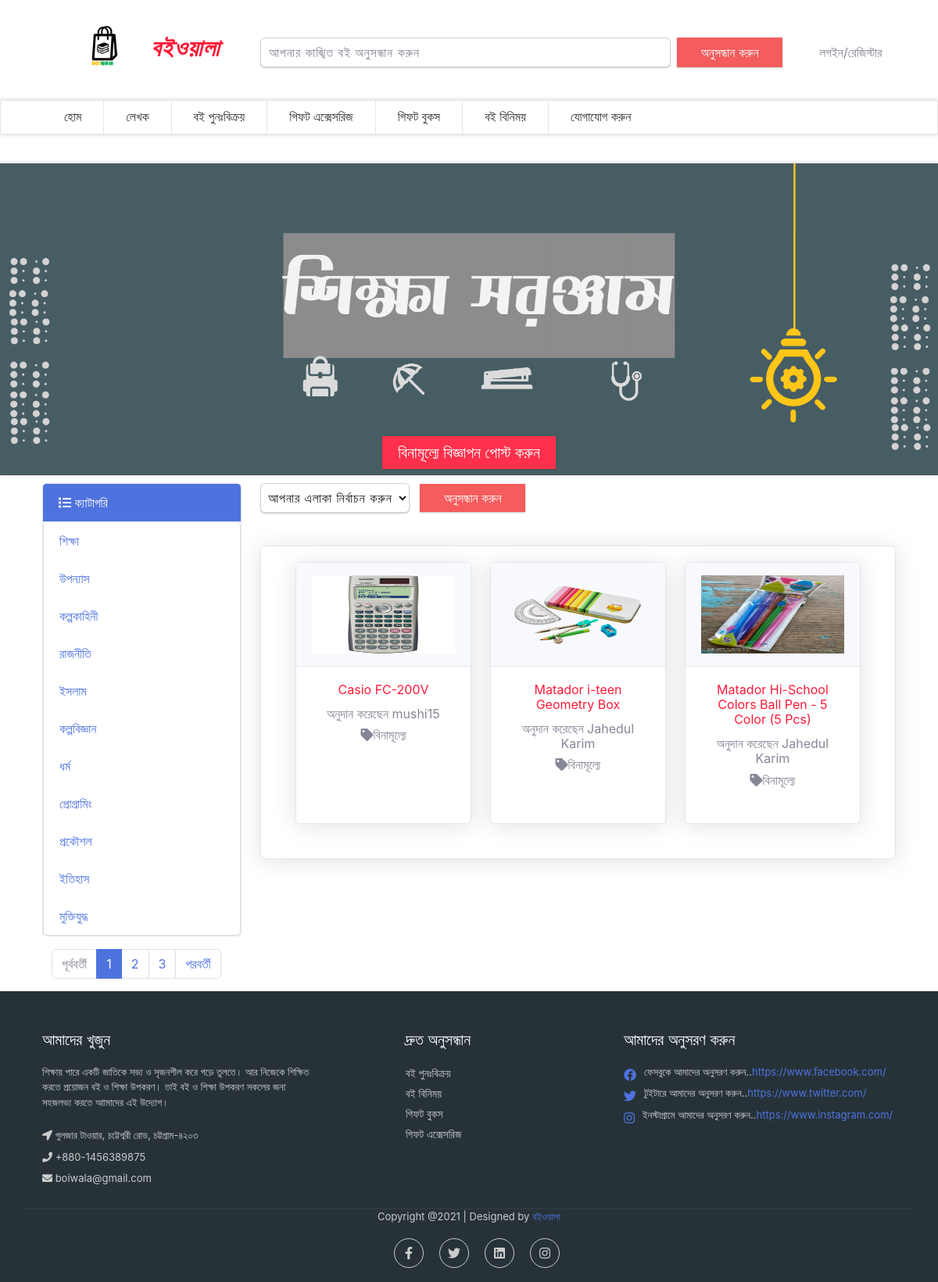
Screenshot of /accessories.php with the database file from the repository.
### tables this page shows
CREATE TABLE `category` (
  `cat_id` int(11) NOT NULL,
  `cat_name` varchar(255) NOT NULL
);

CREATE TABLE `accessories` (
  `ID` int(11) NOT NULL,
  `donor_Name` varchar(255) NOT NULL,
  `donor_mail` varchar(255) NOT NULL,
  `donor_phone` text NOT NULL,
  `donor_area` varchar(255) NOT NULL,
  `access_title` varchar(255) NOT NULL,
  `access_details` varchar(1000) NOT NULL,
  `category` int(11) NOT NULL,
  `price` text NOT NULL DEFAULT '\'\\\'বিনামূল্যে\\\'\'',
  `accessories_pic` text NOT NULL,
  `status` tinyint(1) NOT NULL DEFAULT 0
);

### accessories.php (the view, shortened to what this page needs)
<?php include 'includes/header.php'; ?>
<link rel="stylesheet" href="css/accessories.css">
<div class="main-banner banner text-center">
    <div class="container">
        <div class="post-ad">
            <a href="post-ad.php">বিনামূল্যে বিজ্ঞাপন পোস্ট করুন</a>
        </div>
    </div>
</div>
<div class="container">
    <div class="row">
        <div class="col-12 col-sm-3">
            <div class="card bg-light mb-3">
                <div class="card-header bg-primary text-white text-uppercase"><i class="fa fa-list"></i> ক্যাটাগরি
                </div>
                <ul class="list-group category_block">
                    <?php
                            $query = "SELECT * FROM category";
                            $selectCategory = mysqli_query($conn, $query);
                            while($row = mysqli_fetch_assoc($selectCategory)){
                              $cat_id   = $row['cat_id'];
                              $cat_name = $row['cat_name'];
                        ?>
                    <li class="list-group-item"><a href="?ref=<?php echo $cat_id; ?>"><?php echo $cat_name; ?></a></li>
                    <?php }
                            ?>
                </ul>
            </div>
        </div>
        <div class="col">
            <div class="row">
                <div class="area_search col-10 agileits_search">
                    <form class="form-inline" action="" method="POST">
                        <select class="form-control" name="area">
                            <option class="hidden" selected disabled>আপনার এলাকা নির্বাচন করুন</option>
                        </select>
                        <input type="submit" name="getArea" value="অনুসন্ধান করুন">
                    </form>
                </div>
            </div>
            <section>
                <div class="card shadow mb-3">
                    <div class="card-body">
                        <div class="container">
                            <div class="row">
                                <?php
                              if(isset($_GET['ref'])){
                                  $category = $_GET['ref'];
                                  $sql = "SELECT * FROM accessories WHERE category=$category AND status = 1";
                                  $searchByArea = mysqli_query($conn, $sql);
                                  while($row = mysqli_fetch_assoc($searchByArea)){
                                    $id           = $row['ID'];
                                    $access_name    = $row['access_title'];
                                    $donor_name     = $row['donor_Name'];
                                    $area         = $row['donor_area'];
                                    $price        = $row['price'];
                                    $cover        = $row['accessories_pic'];
                            ?>
                                <div class="col-md-4">
                                    <div class="card shadow mb-4">
                                        <div class="card-header py-3">
                                            <?php
                                                if(!empty($cover)){
                                                    ?>
                                            <a href="details-view.php?access=<?php echo $id; ?>" target="_blank"
                                                rel="noopener noreferrer"><img class="img-fluid" height="50px"
                                                    width="100px" src="img/accessories/<?php echo $cover; ?>"></a>
                                            <?php
                                                }
                                                else{
                                                    ?>
                                            <a href="details-view.php?access=<?php echo $id; ?>" target="_blank"
                                                rel="noopener noreferrer"><img class="img-fluid" src="img/book.jpg"></a>
                                            <?php
                                                }
                                            ?>
                                        </div>
                                        <div class="card-body">
                                            <a href="details-view.php?access=<?php echo $id; ?>">
                                                <h6 class="card-title text-center"><?php echo $access_name; ?></h6>
                                            </a>
                                            <h6 class="text-center"> অনুদান করেছেন<span
                                                    class="card-text"><?php echo $donor_name; ?></span></h6>
                                            <h6 class="text-center"><i class="fas fa-tag"></i><span
                                                    class="card-text"><?php echo $price; ?></span></h6>
                                        </div>
                                    </div>
                                </div>
                                <?php
                  }
                  ?>
                            </div>
                        </div>
                    </div>
                </div>
            </section>
        </div>
    </div>
</div>
<section>
    <div class="card shadow mb-4">
        <div class="card-body">
            <div class="container">
                <div class="row">
                    <?php
                    }else{
                            $sql = "SELECT * FROM accessories WHERE status = 1 ORDER BY ID DESC LIMIT 9";
                            $indexView = mysqli_query($conn, $sql);
                            while($row = mysqli_fetch_assoc($indexView) ){
                                $id           = $row['ID'];
                                $access_name    = $row['access_title'];
                                $donor_name     = $row['donor_Name'];
                                $price        = $row['price'];
                                $cover        = $row['accessories_pic'];
                        ?>
                    <div class="col-md-4">
                        <div class="card shadow mb-4">
                            <div class="card-header py-3">
                                <?php
                                            if(!empty($cover)){
                                                ?>
                                <a href="details-view.php?access=<?php echo $id; ?>" target="_blank"
                                    rel="noopener noreferrer"><img class="img-fluid" height="50px" width="100px"
                                        src="img/accessories/<?php echo $cover; ?>"></a>
                                <?php
                                            }
                                            else{
                                                ?>
                                <a href="details-view.php?access=<?php echo $id; ?>" target="_blank"
                                    rel="noopener noreferrer"><img class="img-fluid" src="img/book.jpg"></a>
                                <?php
                                            }
                                        ?>
                            </div>
                            <div class="card-body">
                                <a href="details-view.php?access=<?php echo $id; ?>">
                                    <h6 class="card-title text-center"><?php echo $access_name; ?></h6>
                                </a>
                                <h6 class="text-center">অনুদান করেছেন <span
                                        class="card-text"><?php echo $donor_name; ?></span></h6>
                                <h6 class="text-center"><i class="fas fa-tag"></i><span
                                        class="card-text"><?php echo $price; ?></span></h6>
                            </div>
                        </div>
                    </div>
                    <?php
                }
            ?>
                </div>
            </div>
        </div>
    </div>
</section>
<?php
            }
        ?>
</div>
</div>
<div class="col-12">
    <nav aria-label="...">
        <ul class="pagination">
            <li class="page-item disabled">
                <a class="page-link" href="#" tabindex="-1">পূর্ববর্তী</a>
            </li>
            <li class="page-item active"><a class="page-link" href="#">1</a></li>
            <li class="page-item">
                <a class="page-link" href="#">2 <span class="sr-only">(current)</span></a>
            </li>
            <li class="page-item"><a class="page-link" href="#">3</a></li>
            <li class="page-item">
                <a class="page-link" href="#">পরবর্তী</a>
            </li>
        </ul>
    </nav>
</div>
</div>
<?php include 'includes/footer.php'; ?>

### rows the page displays
category: cat_name "শিক্ষা"
category: cat_name "উপন্যাস"
category: cat_name "কল্পকাহিনী"
category: cat_name "রাজনীতি"
category: cat_name "ইসলাম"
category: cat_name "কল্পবিজ্ঞান"
category: cat_name "ধর্ম"
category: cat_name "প্রোগ্রামিং"
category: cat_name "প্রকৌশল"
category: cat_name "ইতিহাস"
category: cat_name "মুক্তিযুদ্ধ"
accessories: accessories_pic (picture), access_title "Casio FC-200V", donor_Name "mushi15", price "বিনামূল্যে"
accessories: accessories_pic (picture), access_title "Matador i-teen Geometry Box", donor_Name "Jahedul Karim", price "বিনামূল্যে"
accessories: accessories_pic (picture), access_title "Matador Hi-School Colors Ball Pen - 5 Color (5 Pcs)", donor_Name "Jahedul Karim", price "বিনামূল্যে"
